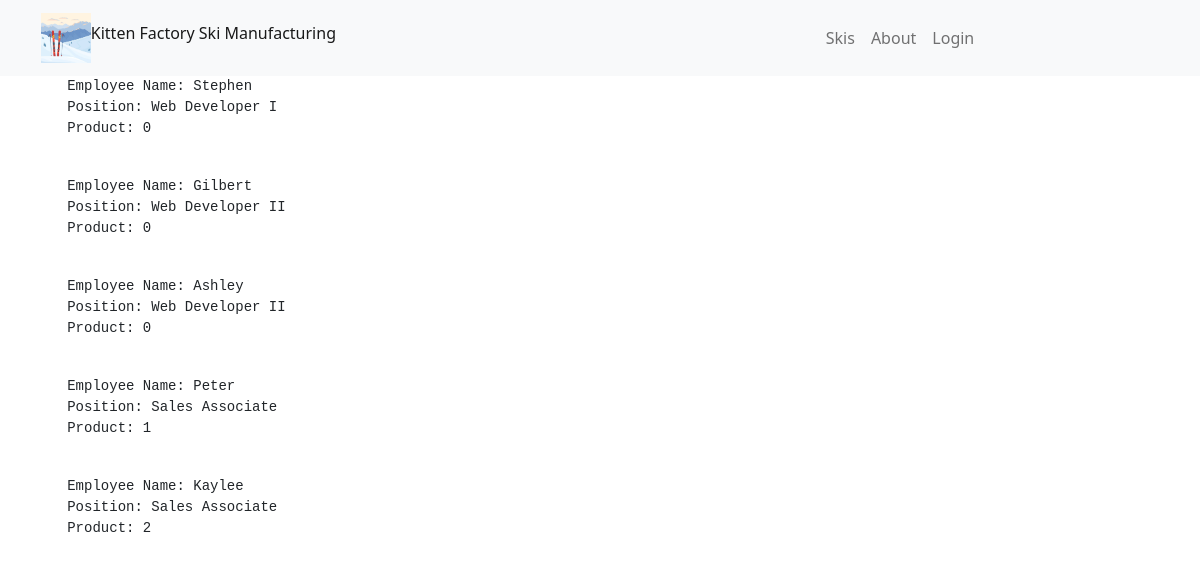
/view_employees/view_employees.php, run on an earlier commit of the app's database.
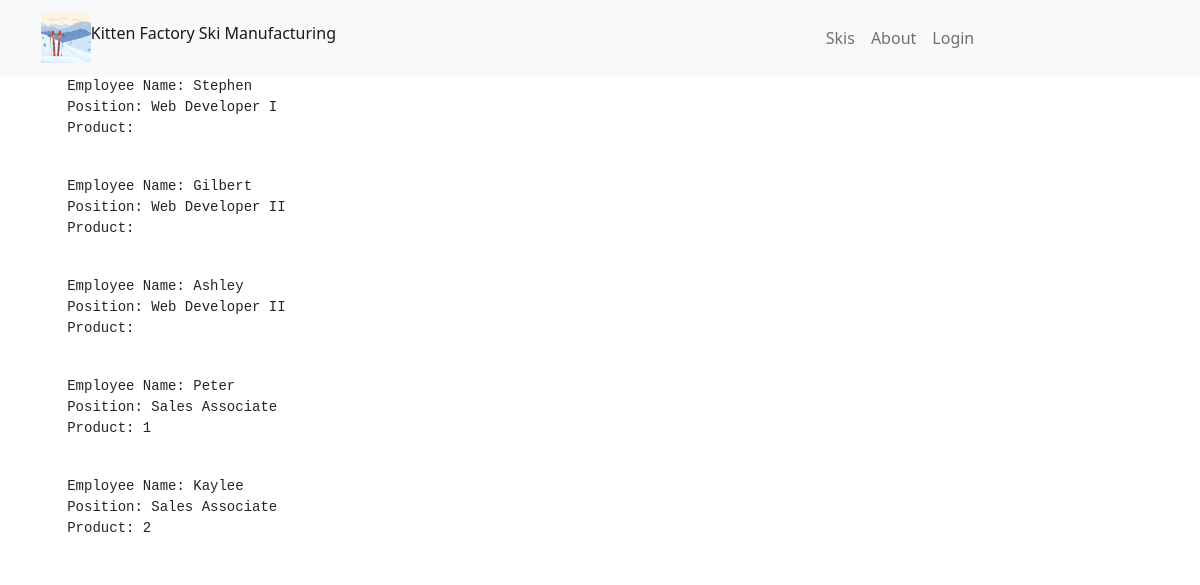
And on a later commit of the database.
### tables this page shows
CREATE TABLE employee (
	employee_id INT(11) NOT NULL AUTO_INCREMENT,
	username VARCHAR(100) UNIQUE NOT NULL,
	password VARCHAR(100) NOT NULL, 
	first_name VARCHAR(50) NOT NULL,
	last_name VARCHAR(50) NOT NULL,
	position VARCHAR(50),
	product_id INT(11),
	PRIMARY KEY(employee_id),
	FOREIGN KEY(product_id) REFERENCES product(product_id)
);

### view_employees/view_employees.php (the view, shortened to what this page needs)
<!DOCTYPE html>
<html lang="en">
	<head>
		<link href="https://cdn.jsdelivr.net/npm/bootstrap@5.1.3/dist/css/bootstrap.min.css" rel="stylesheet">
	</head>
</html>
<?php
require_once("../login/logininfo.php");
$query = "select first_name, last_name, position, product_id from employee";
$conn = new mysqli($hn, $un, $pw, $db);
$result = $conn->query($query);
$rows = $result->num_rows;
for($j=0; $j<$rows; ++$j){
$row = $result->fetch_array(MYSQLI_ASSOC);
echo <<<_END
	<pre>
	Employee Name: $row[first_name]
	Position: $row[position]
	Product: $row[product_id]
	</pre>
_END;
}
?>

What changed in the data, as far as the page shows it:
changed employee "Stephen": product "0" → (not shown)
changed employee "Gilbert": product "0" → (not shown)
changed employee "Ashley": product "0" → (not shown)
